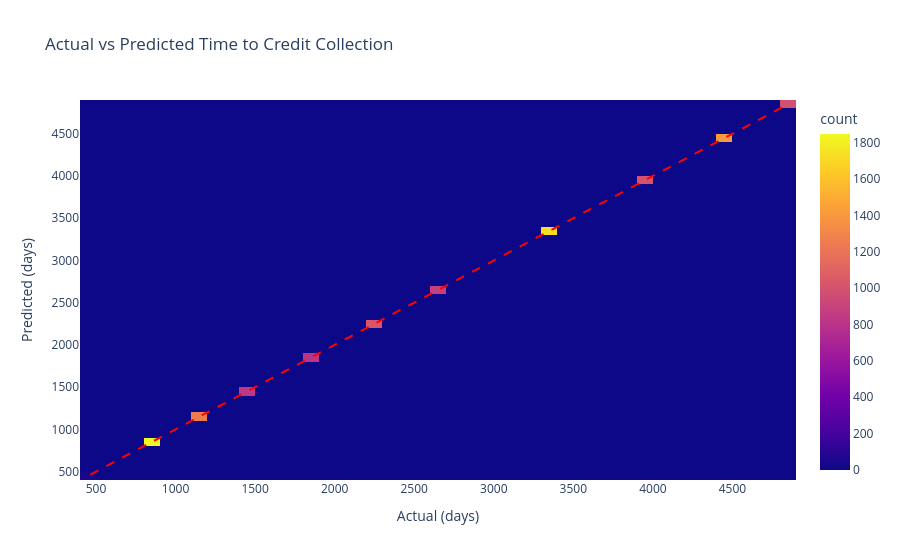

Write notebook code for a chart like this one.
### Code cell
plot_df = pd.DataFrame({
    'Actual (days)': y_test,
    'Predicted (days)': y_pred_numeric
})

fig = px.density_heatmap(
    plot_df,
    x='Actual (days)',
    y='Predicted (days)',
    title='Actual vs Predicted Time to Credit Collection',
    nbinsx=50,
    nbinsy=50
)
fig.add_shape(
    type='line',
    x0=plot_df['Actual (days)'].min(),
    y0=plot_df['Actual (days)'].min(),
    x1=plot_df['Actual (days)'].max(),
    y1=plot_df['Actual (days)'].max(),
    line=dict(color='red', dash='dash', width=2)
)
fig.show()

### Figure 1 — Plotly figure (JSON) as saved in the notebook; plotly's stock layout.template omitted (floating-point values rounded to 4 significant figures; data arrays with more than 128 entries replaced by an {"elided": "..."} marker saying what was removed)
{"data": [{"coloraxis": "coloraxis", "hovertemplate": "Actual (days)=%{x}<br>Predicted (days)=%{y}<br>count=%{z}<extra></extra>", "name": "", "nbinsx": 50, "nbinsy": 50, "type": "histogram2d", "x": {"elided": "11808 int values"}, "xaxis": "x", "xbingroup": "x", "y": {"elided": "11808 float values"}, "yaxis": "y", "ybingroup": "y"}], "layout": {"coloraxis": {"colorbar": {"title": {"text": "count"}}, "colorscale": [[0, "#0d0887"], [0.1111, "#46039f"], [0.2222, "#7201a8"], [0.3333, "#9c179e"], [0.4444, "#bd3786"], [0.5556, "#d8576b"], [0.6667, "#ed7953"], [0.7778, "#fb9f3a"], [0.8889, "#fdca26"], [1, "#f0f921"]]}, "legend": {"tracegroupgap": 0}, "shapes": [{"line": {"color": "red", "dash": "dash", "width": 2}, "type": "line", "x0": 465, "x1": 4862, "y0": 465, "y1": 4862}], "title": {"text": "Actual vs Predicted Time to Credit Collection"}, "xaxis": {"anchor": "y", "domain": [0, 1], "title": {"text": "Actual (days)"}}, "yaxis": {"anchor": "x", "domain": [0, 1], "title": {"text": "Predicted (days)"}}}}
